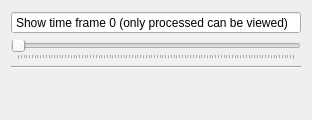
         <widget class="QWidget" name="tab_OverviewBig">
          <attribute name="title">
           <string>Overview</string>
          </attribute>
          <layout class="QGridLayout" name="gridLayout_3">
           <item row="0" column="0">
            <widget class="QSpinBox" name="spinBox_OverviewBig_T">
             <property name="minimumSize">
              <size>
               <width>0</width>
               <height>0</height>
              </size>
             </property>
             <property name="maximumSize">
              <size>
               <width>16777215</width>
               <height>16777215</height>
              </size>
             </property>
             <property name="buttonSymbols">
              <enum>QAbstractSpinBox::NoButtons</enum>
             </property>
             <property name="suffix">
              <string> (only processed can be viewed)</string>
             </property>
             <property name="prefix">
              <string>Show time frame </string>
             </property>
             <property name="maximum">
              <number>42</number>
             </property>
            </widget>
           </item>
           <item row="1" column="0">
            <widget class="QSlider" name="horizontalSlider_OverviewBig_T">
             <property name="pageStep">
              <number>1</number>
             </property>
             <property name="orientation">
              <enum>Qt::Horizontal</enum>
             </property>
             <property name="tickPosition">
              <enum>QSlider::TicksBelow</enum>
             </property>
             <property name="tickInterval">
              <number>1</number>
             </property>
            </widget>
           </item>
           <item row="3" column="0" rowspan="2">
            <spacer name="verticalSpacer_OverviewBig">
             <property name="orientation">
              <enum>Qt::Vertical</enum>
             </property>
             <property name="sizeHint" stdset="0">
              <size>
               <width>20</width>
               <height>40</height>
              </size>
             </property>
            </spacer>
           </item>
           <item row="2" column="0">
            <widget class="Line" name="line_OverviewBig">
             <property name="orientation">
              <enum>Qt::Horizontal</enum>
             </property>
            </widget>
           </item>
          </layout>
         </widget>
